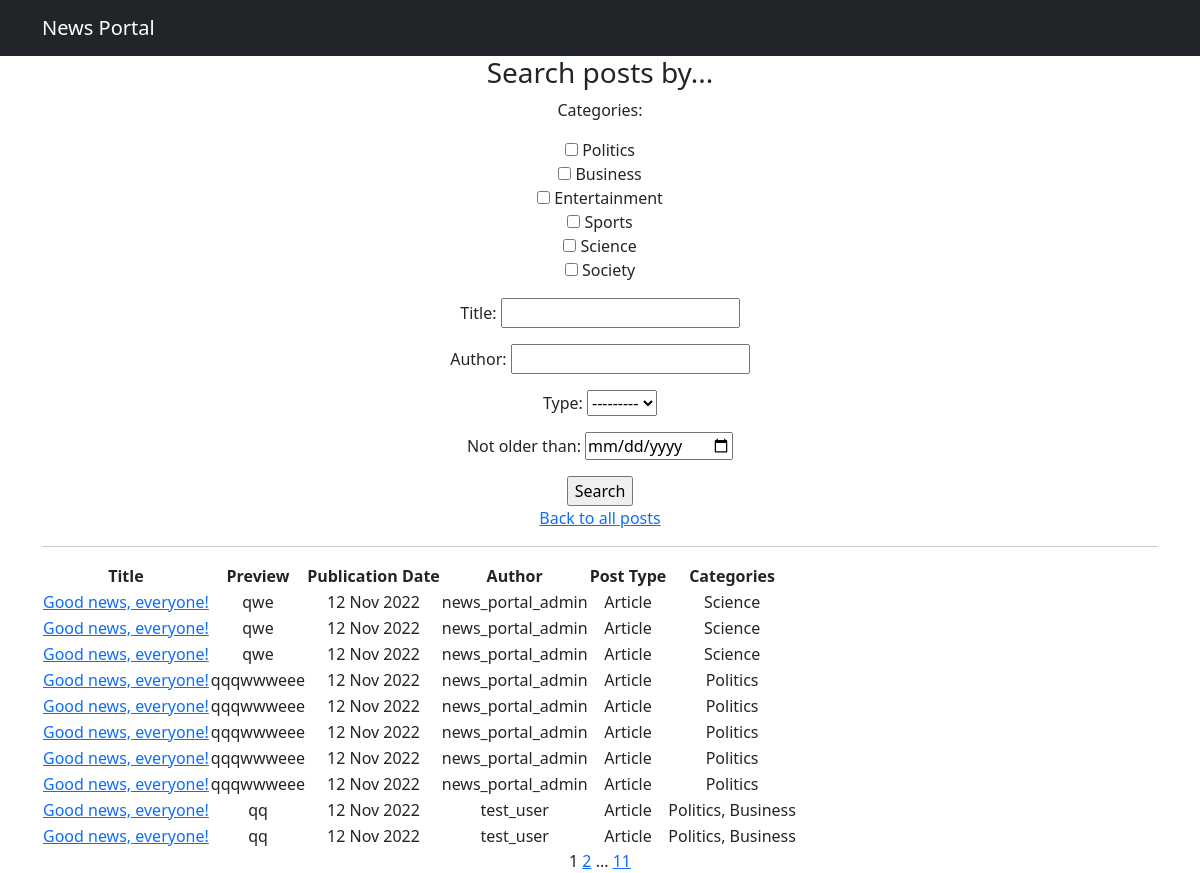
The app's page /news/search/ with its own data.
### news_portal_app/models.py (models this page shows, shortened)
class Category(models.Model):
    name = models.CharField(max_length=255, unique=True)
    subscribers = models.ManyToManyField(User, through='CategoryUser')
    def __str__(self):
        return self.name

class Post(models.Model):
    author = models.ForeignKey(Author, on_delete=models.CASCADE)
    news = 'NWS'
    article = 'ART'
    TYPES = [
        (news, 'News'),
        (article, 'Article')
    ]
    type = models.CharField(max_length=3, choices=TYPES)
    date = models.DateTimeField(auto_now_add=True)
    category = models.ManyToManyField(Category, through='PostCategory')
    name = models.CharField(max_length=255, default="Good news, everyone!")
    text = models.TextField()
    rating = models.IntegerField(default=0)

class Author(models.Model):
    user = models.OneToOneField(User, on_delete=models.CASCADE)
    user_rating = models.IntegerField(default=0)

### news_portal_app/views.py (the view)
# urls.py: path('search/', NewsSearch.as_view(), name='news_search'),
class NewsSearch(NewsList):
    template_name = 'news_search.html'

### news_portal_app/templatetags/custom_filters.py (called while the page is built)
@register.filter(name='censor')
def rkn_english_edition(value):
    if type(value) != str:
        raise ValueError
    for swear in THOSE_VERY_SEVEN_DIRTY_WORDS:
        if swear in value:
            value = value.replace(swear, swear[0] + "*" * (len(swear) - 1))
    return value

### news_portal_app/views.py (called while the page is built)
    def get_queryset(self):
        queryset = super().get_queryset()
        self.filterset = NewsFilter(self.request.GET, queryset)
        return self.filterset.qs

    def get_context_data(self, **kwargs):
        context = super().get_context_data(**kwargs)
        context['filterset'] = self.filterset
        return context

### templates/news_search.html (shortened to what this page needs)
{% extends 'news_list.html' %}
{% load custom_filters %}
{% load custom_tags %}
{% block content_heading %}
    <h3>Search posts by...</h3>
    <form action="" method="get">
        {{ filterset.form.as_p }}
        <input type="submit" value="Search">
    </form>
    <a href="../">Back to all posts</a>
{% endblock content_heading %}

### templates/news_list.html (shortened to what this page needs)
{% extends 'flatpages/default.html' %}
{% load custom_filters %}
{% load custom_tags %}
{% block content %}
    {% block content_list %}
    {% block content_heading %}{% endblock content_heading %}
    <hr>
    {% if news_list %}
        <table>
            <tr>
                <th>Title</th>
                <th>Preview</th>
                <th>Publication Date</th>
                <th>Author</th>
                <th>Post Type</th>
                <th>Categories</th>
            </tr>
            {% for n in news_list %}
            <tr>
                <td><a href="{{ n.pk }}">{{ n.name|censor }}</a> </td>
                <td>{{ n.text|censor|truncatewords:20 }}</td>
                <td>{{ n.date|date:'d M Y' }}</td>
                <td>{{ n.author.user.username }}</td>
                <td>{{ n.get_type_display }}</td>
                <td>{{ n.category.all|join:", " }}</td>
            </tr>
            {% endfor %}
        </table>
    {% else %}
        <h2>It is quite empty here...</h2>
    {% endif %}
    {% endblock content_list %}
    {{ page_obj.number }}
    {% if page_obj.has_next %}
        <a href="?page={{ page_obj.next_page_number }}">{{ page_obj.next_page_number }}</a>
        {% if paginator.num_pages != page_obj.next_page_number %}
            ...
            <a href="?page={{ page_obj.paginator.num_pages }}">{{ page_obj.paginator.num_pages }}</a>
        {% endif %}
    {% endif %}
{% endblock content %}

### records on screen
Post: name|censor "Good news, everyone!", text|censor "qwe", date "12 Nov 2022", author.user.username "news_portal_admin", type "Article", category.all "Science"
Post: name|censor "Good news, everyone!", text|censor "qwe", date "12 Nov 2022", author.user.username "news_portal_admin", type "Article", category.all "Science"
Post: name|censor "Good news, everyone!", text|censor "qwe", date "12 Nov 2022", author.user.username "news_portal_admin", type "Article", category.all "Science"
Post: name|censor "Good news, everyone!", text|censor "qqqwwweee", date "12 Nov 2022", author.user.username "news_portal_admin", type "Article", category.all "Politics"
Post: name|censor "Good news, everyone!", text|censor "qqqwwweee", date "12 Nov 2022", author.user.username "news_portal_admin", type "Article", category.all "Politics"
Post: name|censor "Good news, everyone!", text|censor "qqqwwweee", date "12 Nov 2022", author.user.username "news_portal_admin", type "Article", category.all "Politics"
Post: name|censor "Good news, everyone!", text|censor "qqqwwweee", date "12 Nov 2022", author.user.username "news_portal_admin", type "Article", category.all "Politics"
Post: name|censor "Good news, everyone!", text|censor "qqqwwweee", date "12 Nov 2022", author.user.username "news_portal_admin", type "Article", category.all "Politics"
Post: name|censor "Good news, everyone!", text|censor "qq", date "12 Nov 2022", author.user.username "test_user", type "Article", category.all "Politics, Business"
Post: name|censor "Good news, everyone!", text|censor "qq", date "12 Nov 2022", author.user.username "test_user", type "Article", category.all "Politics, Business"

### other values on screen
{{ page_obj.number }} "1"
{{ page_obj.next_page_number }} "2"
{{ page_obj.paginator.num_pages }} "11"
